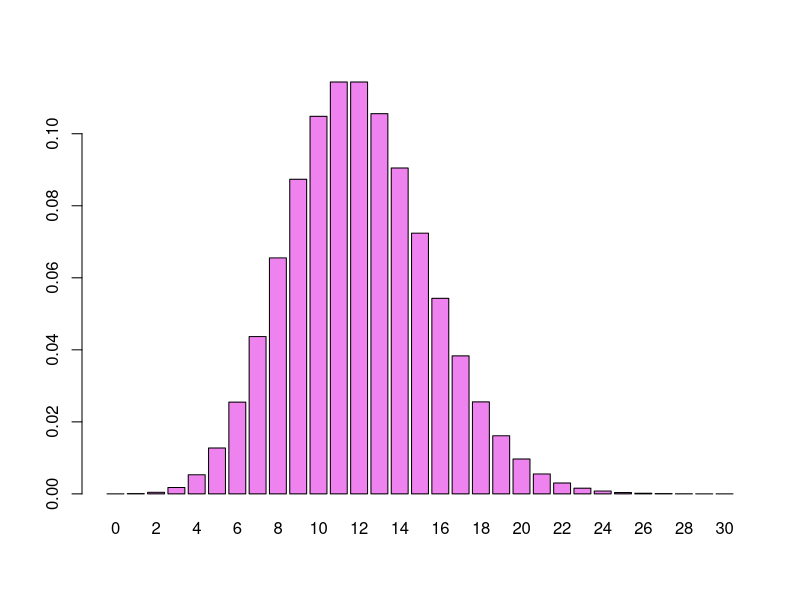
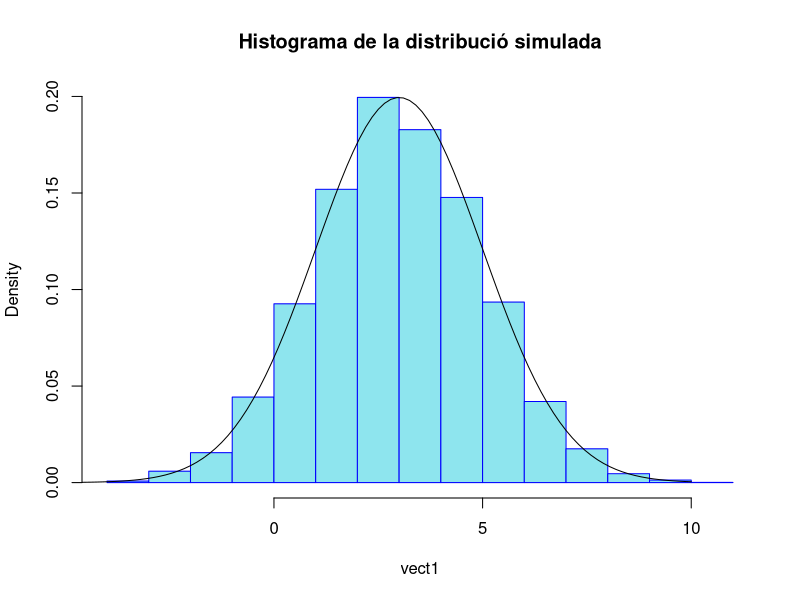
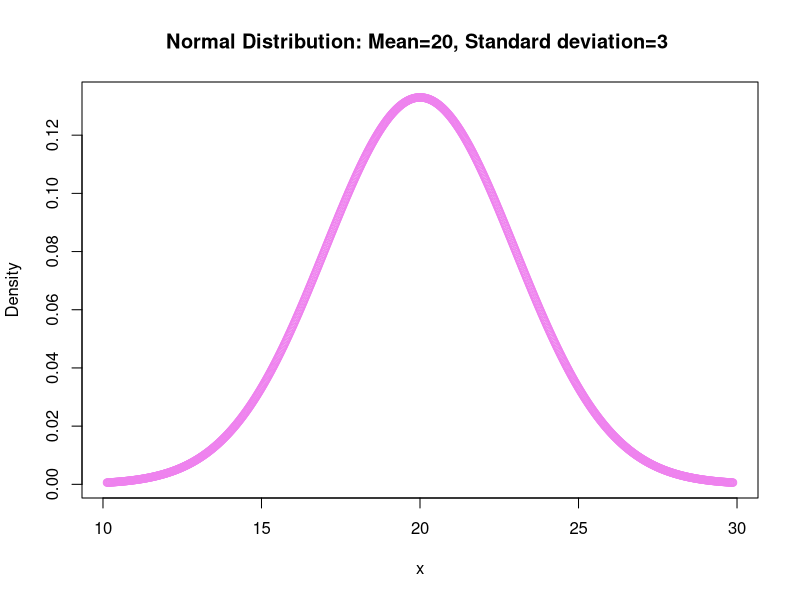
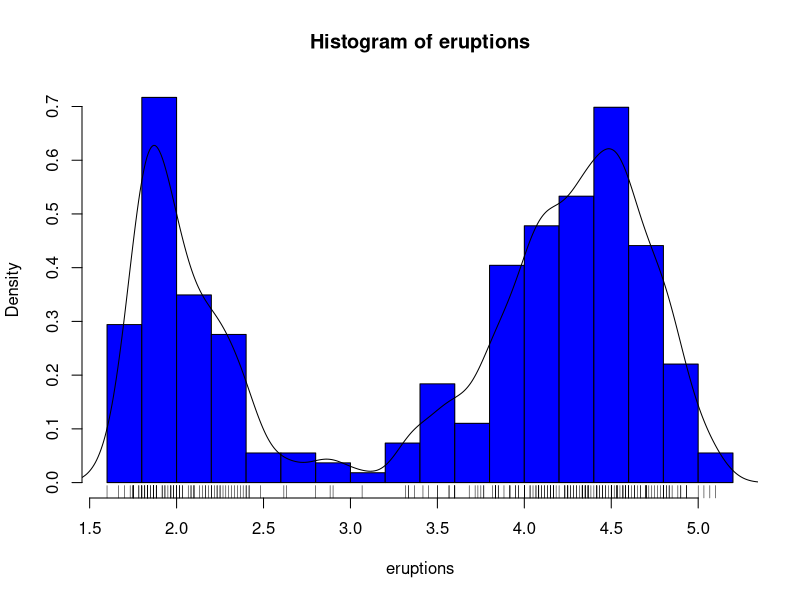
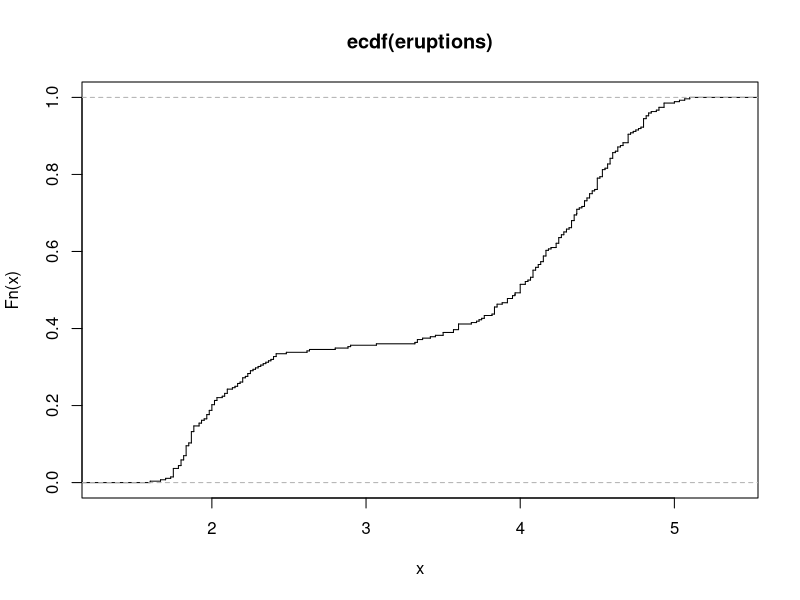
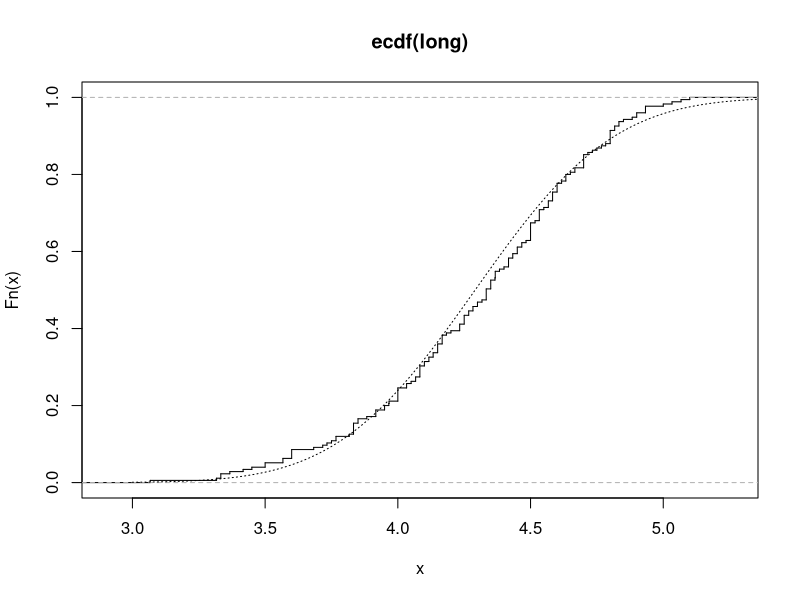

Here is the R script that generated these plots, in order:
## ---- chunk 1
knitr::opts_chunk$set(
    warning = FALSE, error = FALSE, message = FALSE,
    # Opcions per a les figures
    fig.align = "center"
)
suppressPackageStartupMessages({
    library(datasets)
    library(dplyr)
    library(ggplot2)
    library(gtools)
    library(knitr)
    library(kableExtra)
})
## ---- chunk 2
# Utilitzarem una distribució binomial
# apartat a)
n <- 100 # grandària de la mostra
p <- 0.45 # probabilitat
val1 <- 30
dbinom(val1, n, p)
# apartat b)
val2 <- 14
pbinom(val2, n, p, lower.tail = FALSE)
# apartat c)
val3 <- 5
val2 <- 9
pbinom(val3, n, p) - pbinom(val2, n, p)
## ---- chunk 3
# apartat a)
set.seed(999) # llavor
bino <- rbinom(500, 1, 0.5) # genera 200 observacions amb distribució
table(bino) # freqüències absolutes
prop.table(table(bino)) # freqüències relatives
# apartat b)
lambda <- 12
ppois(17, lambda, lower.tail = FALSE) # utilitzem la cua dreta
1 - ppois(17, lambda) # utilitzem la cua esquerra
barplot(dpois(x = 0:30, 12), names.arg = 0:30, col = "violet")
## ---- chunk 4
# apartat a)
dpois(c(1), 0.5)
# apartat b)
ppois(c(2), 0.5) # volem P( X ≤ 3),
# apartat c)
lambda <- 8 / 2
dpois(c(8), lambda)
## ---- chunk 5
# apartat a)
b_groga <- 25 / 40 # probabilitat boles grogues
b_groga
b_verda <- 15 / 40 # probabilitat boles verdes
b_verda
b_groga + b_verda # comprovació
# apartat b)
# simulem 1 extracció d'una bola sense reemplaçament
sample(c(1, 0), 1, prob = c(0.625, 0.375))
# apartat c)
# simulem 9 extraccions amb reemplaçament
sample(c(1, 0), 9, rep = T, prob = c(0.625, 0.375))
## ---- chunk 6
# generem la distribució normal i l'emmagatzemem en un vector
vect1 <- rnorm(10000, 3, sd = 2)
head(vect1) # observem les primeres observacions
hist(
    vect1,
    freq = FALSE, main = "Histograma de la distribució simulada",
    col = "cadetblue2", border = "blue"
)
curve(dnorm(x, mean = 3, sd = 2), from = -5, to = 10, add = TRUE)
## ---- chunk 7
set.seed(999) # llavor d'aleatorització
sample(1:6, size = 5, replace = TRUE) # generem la partida
# utilitzem la funció replicate per simular les 8 partides
numRep <- 8
repeticions <- replicate(n = numRep, {
    partida <- sample(1:6, size = 5, replace = TRUE)
})
repeticions # mirem el resultat de la replicació de les partides.
class(repeticions) # veiem quin tipus d'objecte és repeticions
dim(repeticions) # veiem les dimensions de repeticions
# amb aquesta instrucció podem veure quines partides són guanyadores
repeticions == 6
## ---- chunk 8
pomes <- c("golden", "fuji", "gala")
# apartat a)
permutations(3, 2, v = pomes, repeats.allowed = TRUE) # amb repetició
# apartat b)
permutations(n = 3, r = 2, v = pomes) # sense repetició
# apartat c)
permutations(n = 4, r = 3, v = c("A", "T", "G", "C"), repeats.allowed = TRUE)
## ---- chunk 9
# apartat a)
# per trobar els quartils fem servir qnorm
qnorm(c(0.25, 0.5, 0.75), mean = 20, sd = 3, lower.tail = FALSE)
# apartat b)
# per calcular la probabilitat utilitzarem pnorm
pnorm(c(8), mean = 20, sd = 3, lower.tail = FALSE)
# apartat c)
x <- seq(10.128, 29.872, length.out = 1000)
plot(
    x,
    dnorm(x, mean = 20, sd = 3),
    xlab = "x",
    ylab = "Density",
    main = paste("Normal Distribution: Mean=20, Standard deviation=3 "),
    col = "violet"
)
## ---- chunk 10
data("ChickWeight")
summary(ChickWeight$weight)
n <- 30 # grandària de la mostra
set.seed(969) # hi incloem la llavor perquè ens doni el mateix valor sempre
lamevamostra3 <- sample(1:nrow(ChickWeight), n, replace = FALSE)
lamevamostra3
datamostra <-
    ChickWeight[c(
        324, 61, 186, 10, 291, 279, 207, 391, 403, 491, 82, 421, 460, 393, 181,
        375, 549, 441, 378, 249, 223, 16, 541, 363, 258, 9, 353, 411, 344
    ), 1] # triem la primera columna, és a dir la variable weight, dels registres de la nostra mostra
summary(datamostra) # generem el summary del valor dels nostres registres
## ---- chunk 11
# apartat a)
# Es tracta d'una distribució binomial, ja que comptem el nombre d'èxits
# (presentar rebuig) en una seqüència d'assajos (nombre de vegades que s'aplica
# la tècnica) de Bernoulli (2 possibles estats: sense/amb rebuig) independents
# entre si.
1 - pbinom(c(5), 100, 0.04)
# apartat b)
# restem les 2 distribucions normals
pnorm(10, 7, 2) - pnorm(6, 7, 2)
## ---- chunk 12
# apartat a)
data("faithful")
attach(faithful)
summary(eruptions)
fivenum(eruptions)
# apartat b)
stem(eruptions, scale = 1, width = 80) # gràfic de tija i fulles
# apartat c)
hist(eruptions, seq(1.6, 5.2, 0.2), prob = TRUE, col = "blue")
lines(density(eruptions, bw = 0.1))
rug(eruptions)
# apartat d)
plot(ecdf(eruptions), do.points = FALSE, verticals = TRUE)
# apartat e)
# No s'assembla a una distribució estàndard coneguda. Podem dir que és una
# distribució acumulada i potser una distribució bimodal.
# apartat f)
# Seleccionem les dades amb la condició requerida
long <- eruptions[eruptions > 3]
# apartat g)
plot(ecdf(long), do.points = FALSE, verticals = TRUE)
x <- seq(3, 5.4, 0.01)
lines(x, pnorm(x, mean = mean(long), sd = sqrt(var(long))), lty = 3)
